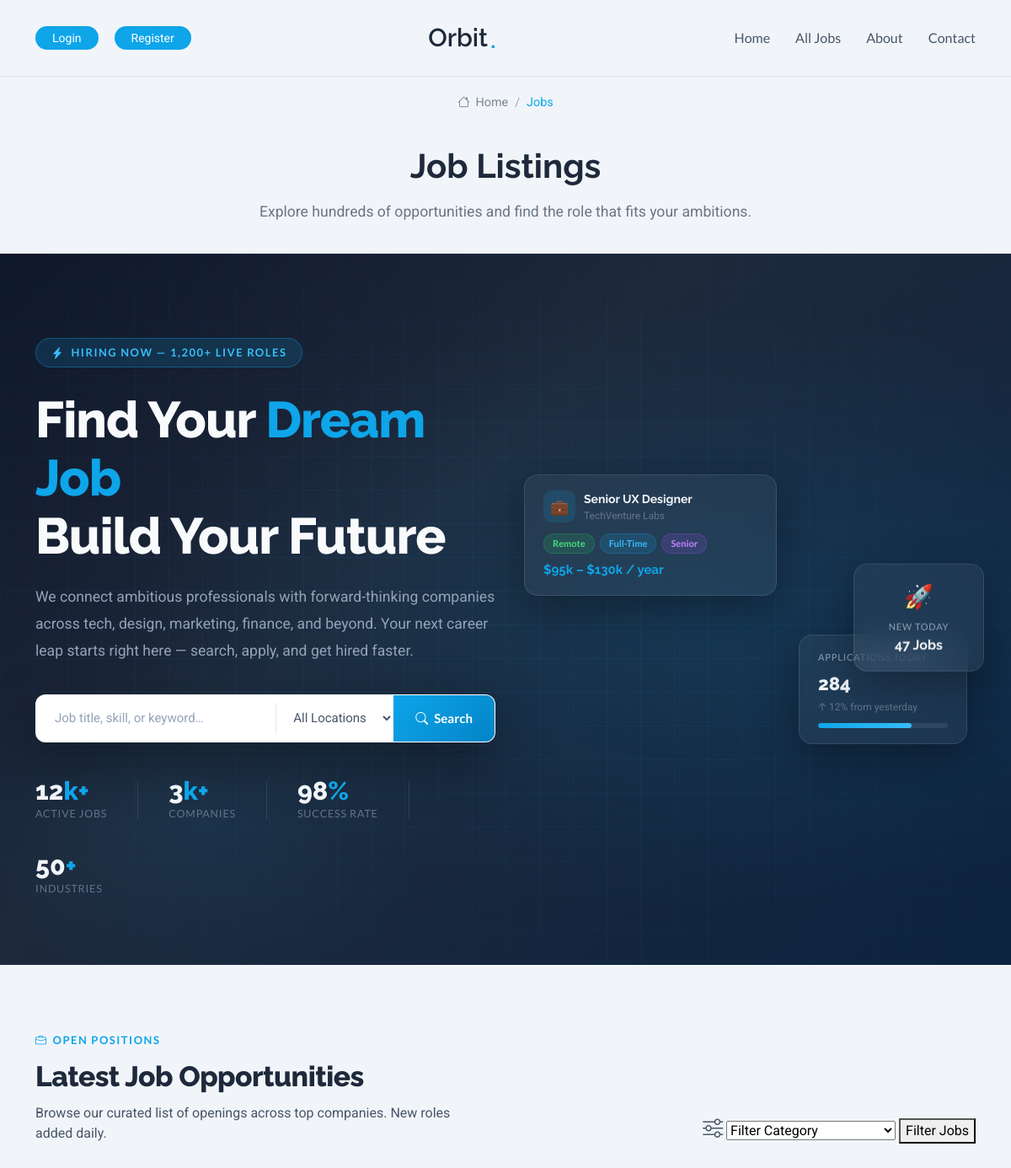
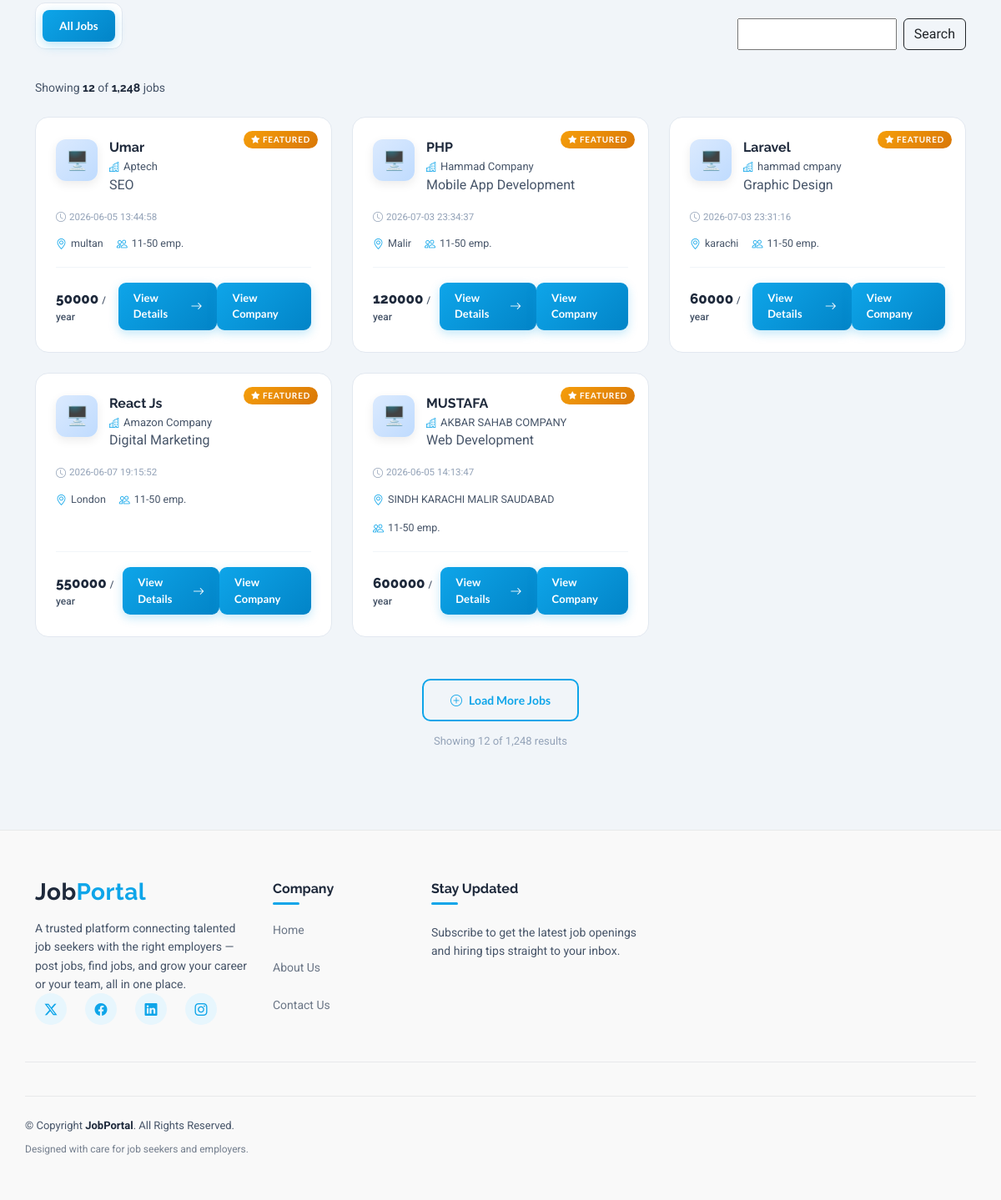
/jobs.php, run on the app's committed database (2 pictures, top to bottom).
### tables this page shows
CREATE TABLE `jobs` (
  `id` int(11) NOT NULL,
  `user_id` int(11) DEFAULT NULL,
  `title` varchar(255) DEFAULT NULL,
  `company` varchar(255) DEFAULT NULL,
  `location` varchar(255) DEFAULT NULL,
  `salary` varchar(100) DEFAULT NULL,
  `description` text DEFAULT NULL,
  `created_at` timestamp NOT NULL DEFAULT current_timestamp(),
  `category_id` int(11) DEFAULT NULL,
  `status` varchar(20) DEFAULT 'open'
);

CREATE TABLE `categories` (
  `id` int(11) NOT NULL,
  `name` varchar(100) NOT NULL
);

### jobs.php (the view, shortened to what this page needs)
<?php
include "includes/config.php";
if (isset($_GET["submit-filter"]) && !empty($_GET["filter"])) {
  $filter = $_GET["filter"];
  $filterquery = "SELECT categories.name AS cat_name,jobs.* from categories inner join jobs on jobs.category_id = categories.id where category_id = $filter and jobs.status = 'open' ";
  $result = mysqli_query($conn, $filterquery);
  if (!$result) {
    echo "Filter Failed" . mysqli_error($conn);
  }
    } else {
      $showquery = "SELECT categories.name AS cat_name, jobs.* FROM categories
                  INNER JOIN jobs ON jobs.category_id = categories.id
                  where jobs.status = 'open' ORDER BY jobs.id DESC";
      $result = mysqli_query($conn, $showquery);
}
?>
<head>
</head>
<?php include 'includes/header.php'; ?>
<main class="main">
  <div class="page-title">
    <div class="breadcrumbs">
      <nav aria-label="breadcrumb">
        <ol class="breadcrumb">
          <li class="breadcrumb-item"><a href="#"><i class="bi bi-house"></i> Home</a></li>
          <li class="breadcrumb-item active current">Jobs</li>
        </ol>
      </nav>
    </div>
    <div class="title-wrapper">
      <h1>Job Listings</h1>
      <p>Explore hundreds of opportunities and find the role that fits your ambitions.</p>
    </div>
  </div>
  <section class="jobs-hero">
    <div class="container">
      <div class="row align-items-center gy-4">
        <div class="col-lg-6" data-aos="fade-right" data-aos-delay="100">
          <div class="hero-badge">
            <i class="bi bi-lightning-charge-fill"></i>
            <span>Hiring Now — 1,200+ Live Roles</span>
          </div>
          <h1>
            Find Your <span class="accent">Dream Job</span><br>
            Build Your Future
          </h1>
          <p>
            We connect ambitious professionals with forward-thinking companies across tech, design, marketing, finance, and beyond. Your next career leap starts right here — search, apply, and get hired faster.
          </p>
          <div class="hero-search-bar">
            <input type="text" placeholder="Job title, skill, or keyword…">
            <select>
              <option>All Locations</option>
            </select>
            <button class="btn-search">
              <i class="bi bi-search"></i> Search
            </button>
          </div>
          <div class="hero-stats">
            <div class="hero-stat">
              <div class="num">12<span>k+</span></div>
              <div class="lbl">Active Jobs</div>
            </div>
            <div class="hero-stat">
              <div class="num">3<span>k+</span></div>
              <div class="lbl">Companies</div>
            </div>
            <div class="hero-stat">
              <div class="num">98<span>%</span></div>
              <div class="lbl">Success Rate</div>
            </div>
            <div class="hero-stat">
              <div class="num">50<span>+</span></div>
              <div class="lbl">Industries</div>
            </div>
          </div>
        </div>
        <div class="col-lg-6" data-aos="fade-left" data-aos-delay="200">
          <div class="hero-visual">
            <div class="floating-card fc-main">
              <div class="fc-company">
                <div class="fc-logo" style="background:rgba(14,165,233,0.15);">💼</div>
                <div class="fc-company-info">
                  <div class="fc-title">Senior UX Designer</div>
                  <div class="fc-company-name">TechVenture Labs</div>
                </div>
              </div>
              <div class="fc-badges">
                <span class="fc-badge remote">Remote</span>
                <span class="fc-badge full">Full-Time</span>
                <span class="fc-badge senior">Senior</span>
              </div>
              <div class="fc-salary">$95k – $130k / year</div>
            </div>
            <div class="floating-card fc-small">
              <div class="fc-s-title">Applications Today</div>
              <div class="fc-s-value">284</div>
              <div class="fc-s-sub">↑ 12% from yesterday</div>
              <div class="fc-bar">
                <div class="fc-bar-fill"></div>
              </div>
            </div>
            <div class="floating-card fc-tag">
              <div class="fc-t-icon">🚀</div>
              <div class="fc-t-label">New Today</div>
              <div class="fc-t-value">47 Jobs</div>
            </div>
          </div>
        </div>
      </div>
    </div>
  </section>
  <section class="jobs-section" id="jobs-section">
    <div class="container" data-aos="fade-up" data-aos-delay="100">
      <div class="row align-items-end mb-3">
        <div class="col-lg-7">
          <div class="section-intro mb-0">
            <div class="label-tag"><i class="bi bi-briefcase"></i> Open Positions</div>
            <h2>Latest Job Opportunities</h2>
            <p>Browse our curated list of openings across top companies. New roles added daily.</p>
          </div>
        </div>
        <div class="col-lg-5 text-lg-end mt-3 mt-lg-0">
          <form method="GET" action="#jobs-section">
            <label><i class="bi bi-sliders fs-4"></i></label>
            <select name="filter">
              <option selected disabled>Filter Category</option>
            </select>
            <button type="submit" name="submit-filter">Filter Jobs</button>
          </form>
        </div>
      </div>
      <div class="d-flex justify-content-between align-items-center">
        <div class="filter-tabs" data-aos="fade-up" data-aos-delay="150">
          <button class="filter-tab active" onclick="window.location.href='./jobs.php#jobs-section'">All Jobs</button>
        </div>
        <form action="#jobs-section" method="GET" class="d-flex gap-2">
          <input type="search" class="" name="search" id="" value="<?php if(!empty($_GET["search"])){echo $_GET["search"];} ?>">
          <button type="submit" name="submit-search" class="btn btn-outline-dark">Search</button>
        </form>
      </div>
      <div class="results-count" data-aos="fade-up" data-aos-delay="160">
        Showing <strong>12</strong> of <strong>1,248</strong> jobs
      </div>
      <div class="row g-4">
        <?php while ($jobs = mysqli_fetch_assoc($result)) { ?>
          <div class="col-lg-4 col-md-6" data-aos="fade-up" data-aos-delay="100">
            <div class="job-card">
              <span class="job-featured-badge"><i class="bi bi-star-fill"></i> Featured</span>
              <div class="job-card-head">
                <div class="job-logo" style="background:linear-gradient(135deg,#dbeafe,#bfdbfe);">🖥️</div>
                <div class="job-head-info">
                  <h5 class="job-title"><?php echo $jobs['title'] ?></h5>
                  <div class="">
                    <div class="job-company"><i class="bi bi-buildings"></i><?php echo $jobs['company'] ?></div>
<span><?php echo $jobs['cat_name'] ?></span>
                  </div>
                </div>
              </div>
              <div class="job-posted"><i class="bi bi-clock"></i> <?php echo $jobs['created_at'];  ?> </div>
              <div class="job-meta-row">
                <div class="job-meta-item"><i class="bi bi-geo-alt"></i> <?php echo $jobs['location'] ?> </div>
                <div class="job-meta-item"><i class="bi bi-people"></i> 11-50 emp.</div>
              </div>
              <div class="job-card-footer">
                <div>
                  <div class="job-salary"> <?php echo $jobs['salary'] ?> <span>/ year</span></div>
                </div>
                <a href="/job-portal/job-details.php?id=<?php echo $jobs['id'] ?>" class="btn-view-details">
                  View Details <i class="bi bi-arrow-right"></i>
                </a>
                <a href="/job-portal/company.php?id=<?php echo $jobs['user_id']; ?>" class="btn-view-details">View Company</a>
              </div>
            </div>
          </div>
        <?php } ?>
      </div>
      <div class="load-more-wrap" data-aos="fade-up" data-aos-delay="100">
        <a href="#" class="btn-load-more">
          <i class="bi bi-plus-circle"></i> Load More Jobs
        </a>
        <p style="margin-top:14px;font-size:13px;color:#94a3b8;font-family:var(--default-font);">
          Showing 12 of 1,248 results
        </p>
      </div>
    </div>
  </section>
  </main>
<?php
include "./includes/footer.php";
?>

### data on the page
jobs: title "Umar", company "Aptech", category.name "SEO", created_at "2026-06-05 13:44:58", location "multan", salary "50000"
jobs: title "PHP", company "Hammad Company", category.name "Mobile App Development", created_at "2026-07-03 23:34:37", location "Malir", salary "120000"
jobs: title "Laravel", company "hammad cmpany", category.name "Graphic Design", created_at "2026-07-03 23:31:16", location "karachi", salary "60000"
jobs: title "React Js", company "Amazon Company", category.name "Digital Marketing", created_at "2026-06-07 19:15:52", location "London", salary "550000"
jobs: title "MUSTAFA", company "AKBAR SAHAB COMPANY", category.name "Web Development", created_at "2026-06-05 14:13:47", location "SINDH KARACHI MALIR SAUDABAD", salary "600000"
